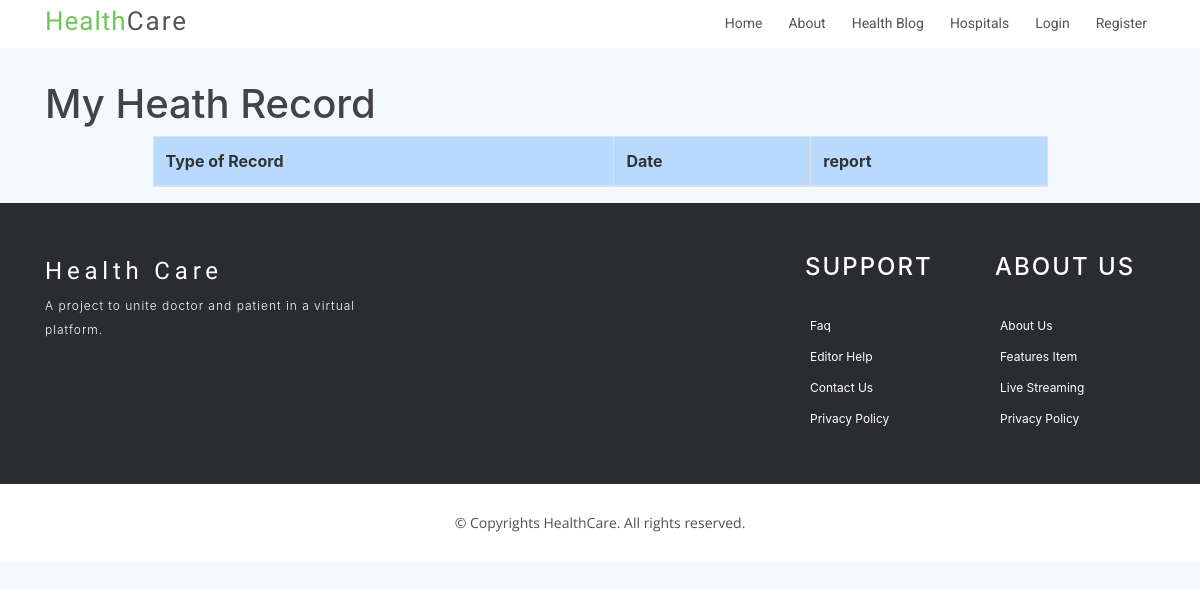
The page /myheathrecord on the database as committed earlier.
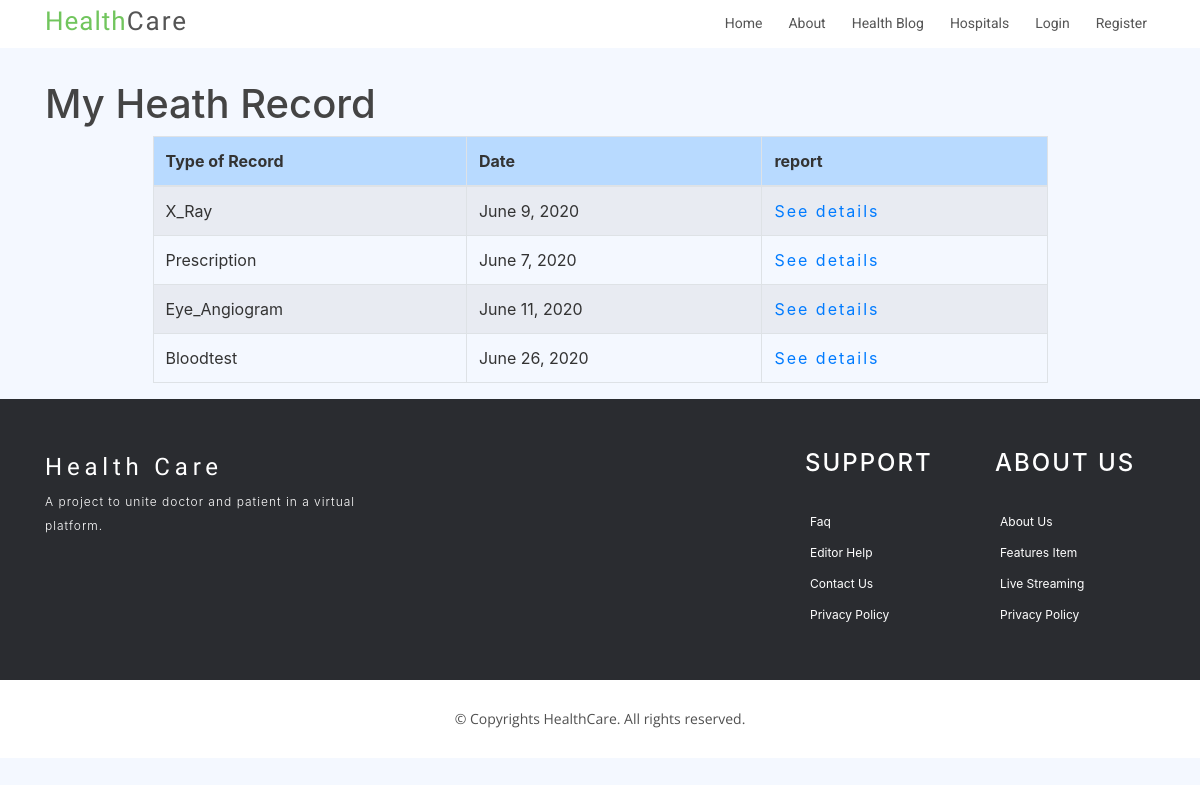
The same page on the database as committed later.
### service/models.py (models this page shows)
class HealthRecord(models.Model):
    role_choices = (
        ('Prescription','Prescription'),
        ('Bloodtest','Bloodtest'),
        ('X_Ray','X-Ray'),
        ('AIDS_Test','AIDS Test'),
        ('Aldosterone_in_Urine','Aldosterone in Urine'),
        ('Eye_Angiogram','Eye Angiogram'),
        ('Electroencephalogram ','Electroencephalogram '),
        ('ECT','ECT'),
    )
    type_of_Record = models.CharField(max_length=100, null = True,choices=role_choices)
    file = models.FileField(null = True)
    date = models.DateField()

### service/views.py (the view)
# urls.py: path('myheathrecord',views.MyHeathRecord.as_view(),name='myhealthrecord')
class MyHeathRecord(ListView):
    model = HealthRecord
    context_object_name = 'healthrecords'

### service/templates/service/healthrecord_list.html
{% extends "home/base.html" %}
{% load crispy_forms_tags %}
{% block content %}
<h1>My Heath Record</h1>
<div class="container col-md-10">
  <table class="table table-hover table-bordered table-striped">
    <thead>
      <tr class="table-primary">
        <th>Type of Record</th>
        <th>Date</th>
        <th>report</th>
      </tr>
    </thead>
    <tbody>
      {% for record in healthrecords %}
      <tr>
        <td>{{record.type_of_Record}}</td>
        <td>{{record.date}}</td>
        <td><a href="{{record.file.url}}">See details</a></td>
      </tr>
      {% endfor %}
    </tbody>
  </table>
</div>
{% endblock content %}

Rows that differ between the two databases and show on the page:
added HealthRecord: type_of_Record "X_Ray", date "June 9, 2020"
added HealthRecord: type_of_Record "Prescription", date "June 7, 2020"
added HealthRecord: type_of_Record "Eye_Angiogram", date "June 11, 2020"
added HealthRecord: type_of_Record "Bloodtest", date "June 26, 2020"
